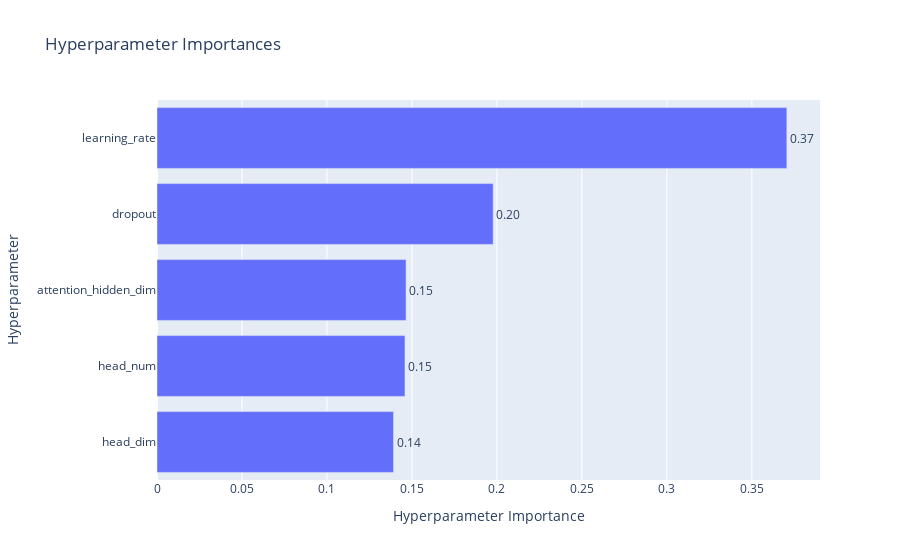
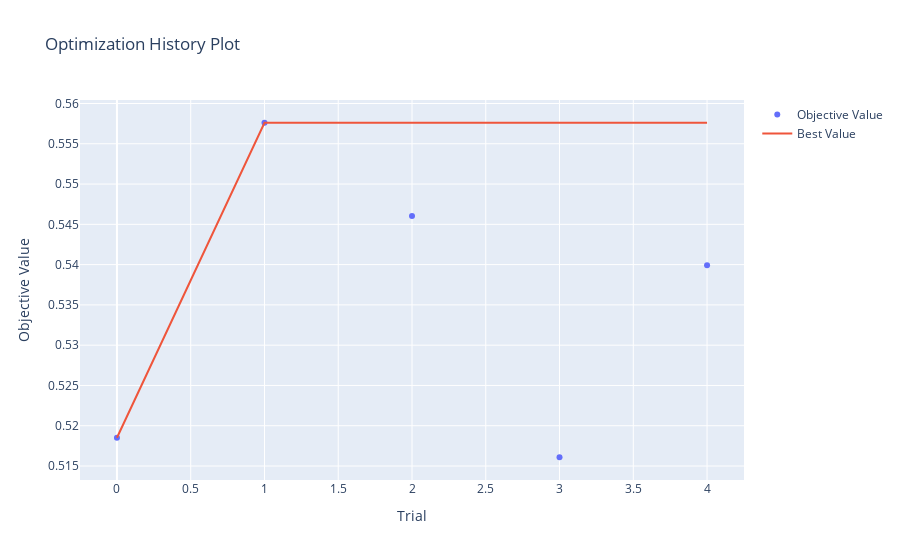
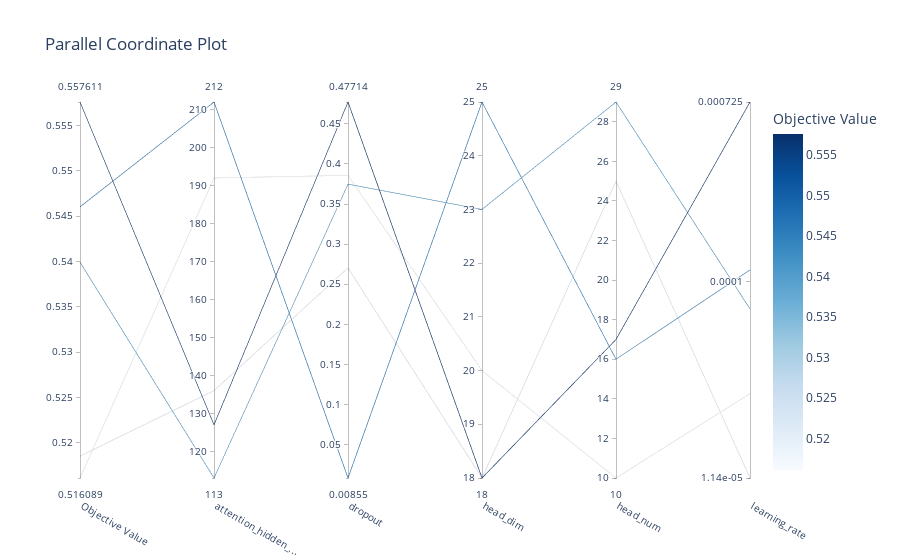
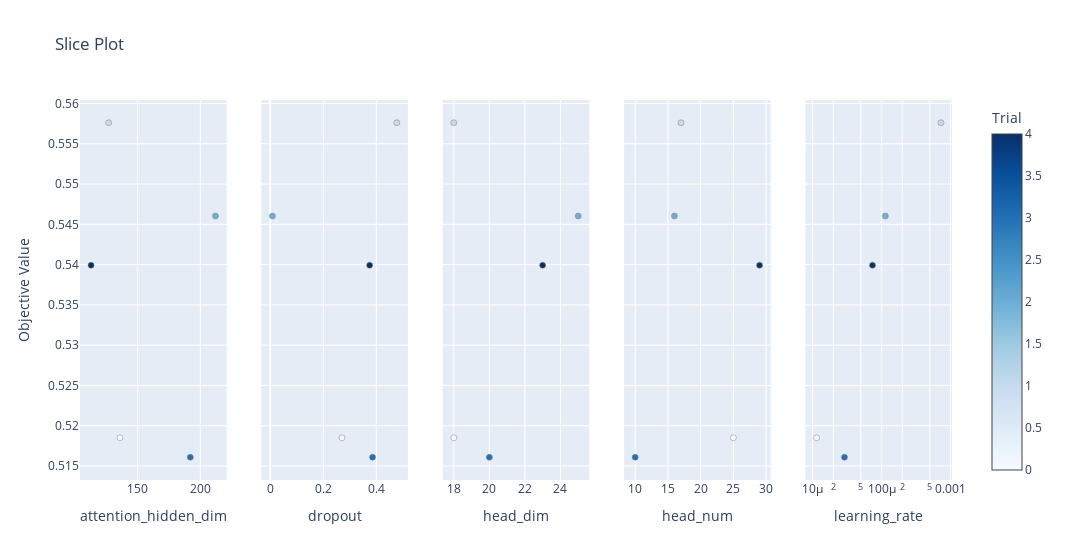

Here is the notebook cell these charts were saved with, in order:
### Code cell
def generate_optuna_plots(study): #chanks claude
    """
    Generate and display multiple Optuna visualization plots.
    
    Args:
        study (optuna.study.Study): The Optuna study object to visualize
    """
    # 1. Param Importances Plot
    param_importances = vis.plot_param_importances(study)
    param_importances.show()
    
    # 2. Optimization History Plot
    optimization_history = vis.plot_optimization_history(study)
    optimization_history.show()
    
    # 3. Parallel Coordinate Plot
    parallel_coordinate = vis.plot_parallel_coordinate(study)
    parallel_coordinate.show()
    
    # 4. Slice Plot
    slice_plot = vis.plot_slice(study)
    slice_plot.show()
    
    # 5. Contour Plot
    contour_plot = vis.plot_contour(study)
    contour_plot.show()

generate_optuna_plots(study)

### Figure 1 — Plotly figure (JSON) as saved in the notebook; plotly's stock layout.template omitted (floating-point values rounded to 4 significant figures)
{"data": [{"cliponaxis": false, "hovertemplate": ["head_dim (IntDistribution): 0.1391751778390321<extra></extra>", "head_num (IntDistribution): 0.14589605963210134<extra></extra>", "attention_hidden_dim (IntDistribution): 0.14653718340443211<extra></extra>", "dropout (FloatDistribution): 0.1978014950291075<extra></extra>", "learning_rate (FloatDistribution): 0.370590084095327<extra></extra>"], "name": "Objective Value", "orientation": "h", "text": ["0.14", "0.15", "0.15", "0.20", "0.37"], "textposition": "outside", "type": "bar", "x": [0.1392, 0.1459, 0.1465, 0.1978, 0.3706], "y": ["head_dim", "head_num", "attention_hidden_dim", "dropout", "learning_rate"]}], "layout": {"title": {"text": "Hyperparameter Importances"}, "xaxis": {"title": {"text": "Hyperparameter Importance"}}, "yaxis": {"title": {"text": "Hyperparameter"}}}}

### Figure 2 — Plotly figure (JSON) as saved in the notebook; plotly's stock layout.template omitted (floating-point values rounded to 4 significant figures)
{"data": [{"mode": "markers", "name": "Objective Value", "type": "scatter", "x": [0, 1, 2, 3, 4], "y": [0.5185, 0.5576, 0.546, 0.5161, 0.5399]}, {"mode": "lines", "name": "Best Value", "type": "scatter", "x": [0, 1, 2, 3, 4], "y": [0.5185, 0.5576, 0.5576, 0.5576, 0.5576]}, {"marker": {"color": "#cccccc"}, "mode": "markers", "name": "Infeasible Trial", "showlegend": false, "type": "scatter", "x": [], "y": []}], "layout": {"title": {"text": "Optimization History Plot"}, "xaxis": {"title": {"text": "Trial"}}, "yaxis": {"title": {"text": "Objective Value"}}}}

### Figure 3 — Plotly figure (JSON) as saved in the notebook; plotly's stock layout.template omitted (floating-point values rounded to 4 significant figures)
{"data": [{"dimensions": [{"label": "Objective Value", "range": [0.5161, 0.5576], "values": [0.5185, 0.5576, 0.546, 0.5161, 0.5399]}, {"label": "attention_hidden_...", "range": [113, 212], "values": [136, 127, 212, 192, 113]}, {"label": "dropout", "range": [0.008554, 0.4771], "values": [0.2704, 0.4771, 0.008554, 0.3858, 0.3748]}, {"label": "head_dim", "range": [18, 25], "values": [18, 18, 25, 20, 23]}, {"label": "head_num", "range": [10, 29], "values": [25, 17, 16, 10, 29]}, {"label": "learning_rate", "range": [-4.942, -3.14], "ticktext": ["1.14e-05", "0.0001", "0.000725"], "tickvals": [-4.942, -4, -3.14], "values": [-4.942, -3.14, -3.945, -4.538, -4.132]}], "labelangle": 30, "labelside": "bottom", "line": {"color": [0.5185, 0.5576, 0.546, 0.5161, 0.5399], "colorbar": {"title": {"text": "Objective Value"}}, "colorscale": [[0, "rgb(247,251,255)"], [0.125, "rgb(222,235,247)"], [0.25, "rgb(198,219,239)"], [0.375, "rgb(158,202,225)"], [0.5, "rgb(107,174,214)"], [0.625, "rgb(66,146,198)"], [0.75, "rgb(33,113,181)"], [0.875, "rgb(8,81,156)"], [1, "rgb(8,48,107)"]], "reversescale": false, "showscale": true}, "type": "parcoords"}], "layout": {"title": {"text": "Parallel Coordinate Plot"}}}

### Figure 4 — Plotly figure (JSON) as saved in the notebook; plotly's stock layout.template omitted (floating-point values rounded to 4 significant figures)
{"data": [{"marker": {"color": [0, 1, 2, 3, 4], "colorbar": {"title": {"text": "Trial"}, "x": 1, "xpad": 40}, "colorscale": [[0, "rgb(247,251,255)"], [0.125, "rgb(222,235,247)"], [0.25, "rgb(198,219,239)"], [0.375, "rgb(158,202,225)"], [0.5, "rgb(107,174,214)"], [0.625, "rgb(66,146,198)"], [0.75, "rgb(33,113,181)"], [0.875, "rgb(8,81,156)"], [1, "rgb(8,48,107)"]], "line": {"color": "Grey", "width": 0.5}, "showscale": true}, "mode": "markers", "name": "Feasible Trial", "showlegend": false, "type": "scatter", "x": [136, 127, 212, 192, 113], "xaxis": "x", "y": [0.5185, 0.5576, 0.546, 0.5161, 0.5399], "yaxis": "y"}, {"marker": {"color": [0, 1, 2, 3, 4], "colorbar": {"title": {"text": "Trial"}, "x": 1, "xpad": 40}, "colorscale": [[0, "rgb(247,251,255)"], [0.125, "rgb(222,235,247)"], [0.25, "rgb(198,219,239)"], [0.375, "rgb(158,202,225)"], [0.5, "rgb(107,174,214)"], [0.625, "rgb(66,146,198)"], [0.75, "rgb(33,113,181)"], [0.875, "rgb(8,81,156)"], [1, "rgb(8,48,107)"]], "line": {"color": "Grey", "width": 0.5}, "showscale": false}, "mode": "markers", "name": "Feasible Trial", "showlegend": false, "type": "scatter", "x": [0.2704, 0.4771, 0.008554, 0.3858, 0.3748], "xaxis": "x2", "y": [0.5185, 0.5576, 0.546, 0.5161, 0.5399], "yaxis": "y2"}, {"marker": {"color": [0, 1, 2, 3, 4], "colorbar": {"title": {"text": "Trial"}, "x": 1, "xpad": 40}, "colorscale": [[0, "rgb(247,251,255)"], [0.125, "rgb(222,235,247)"], [0.25, "rgb(198,219,239)"], [0.375, "rgb(158,202,225)"], [0.5, "rgb(107,174,214)"], [0.625, "rgb(66,146,198)"], [0.75, "rgb(33,113,181)"], [0.875, "rgb(8,81,156)"], [1, "rgb(8,48,107)"]], "line": {"color": "Grey", "width": 0.5}, "showscale": false}, "mode": "markers", "name": "Feasible Trial", "showlegend": false, "type": "scatter", "x": [18, 18, 25, 20, 23], "xaxis": "x3", "y": [0.5185, 0.5576, 0.546, 0.5161, 0.5399], "yaxis": "y3"}, {"marker": {"color": [0, 1, 2, 3, 4], "colorbar": {"title": {"text": "Trial"}, "x": 1, "xpad": 40}, "colorscale": [[0, "rgb(247,251,255)"], [0.125, "rgb(222,235,247)"], [0.25, "rgb(198,219,239)"], [0.375, "rgb(158,202,225)"], [0.5, "rgb(107,174,214)"], [0.625, "rgb(66,146,198)"], [0.75, "rgb(33,113,181)"], [0.875, "rgb(8,81,156)"], [1, "rgb(8,48,107)"]], "line": {"color": "Grey", "width": 0.5}, "showscale": false}, "mode": "markers", "name": "Feasible Trial", "showlegend": false, "type": "scatter", "x": [25, 17, 16, 10, 29], "xaxis": "x4", "y": [0.5185, 0.5576, 0.546, 0.5161, 0.5399], "yaxis": "y4"}, {"marker": {"color": [0, 1, 2, 3, 4], "colorbar": {"title": {"text": "Trial"}, "x": 1, "xpad": 40}, "colorscale": [[0, "rgb(247,251,255)"], [0.125, "rgb(222,235,247)"], [0.25, "rgb(198,219,239)"], [0.375, "rgb(158,202,225)"], [0.5, "rgb(107,174,214)"], [0.625, "rgb(66,146,198)"], [0.75, "rgb(33,113,181)"], [0.875, "rgb(8,81,156)"], [1, "rgb(8,48,107)"]], "line": {"color": "Grey", "width": 0.5}, "showscale": false}, "mode": "markers", "name": "Feasible Trial", "showlegend": false, "type": "scatter", "x": [1.143e-05, 0.0007245, 0.0001135, 2.899e-05, 7.386e-05], "xaxis": "x5", "y": [0.5185, 0.5576, 0.546, 0.5161, 0.5399], "yaxis": "y5"}], "layout": {"title": {"text": "Slice Plot"}, "width": 1500, "xaxis": {"anchor": "y", "domain": [0, 0.168], "title": {"text": "attention_hidden_dim"}}, "xaxis2": {"anchor": "y2", "domain": [0.208, 0.376], "title": {"text": "dropout"}}, "xaxis3": {"anchor": "y3", "domain": [0.416, 0.584], "title": {"text": "head_dim"}}, "xaxis4": {"anchor": "y4", "domain": [0.624, 0.792], "title": {"text": "head_num"}}, "xaxis5": {"anchor": "y5", "domain": [0.832, 1], "title": {"text": "learning_rate"}, "type": "log"}, "yaxis": {"anchor": "x", "domain": [0, 1], "title": {"text": "Objective Value"}}, "yaxis2": {"anchor": "x2", "domain": [0, 1], "matches": "y", "showticklabels": false}, "yaxis3": {"anchor": "x3", "domain": [0, 1], "matches": "y", "showticklabels": false}, "yaxis4": {"anchor": "x4", "domain": [0, 1], "matches": "y", "showticklabels": false}, "yaxis5": {"anchor": "x5", "domain": [0, 1], "matches": "y", "showticklabels": false}}}
